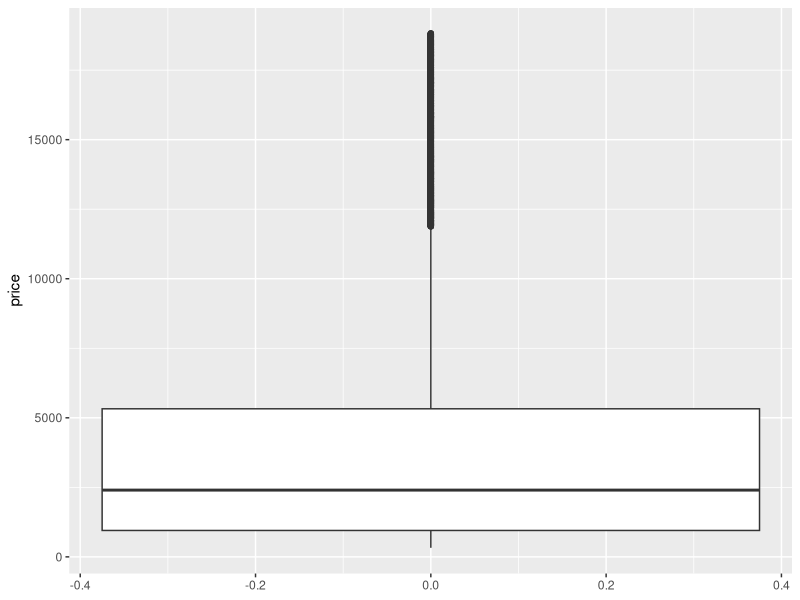
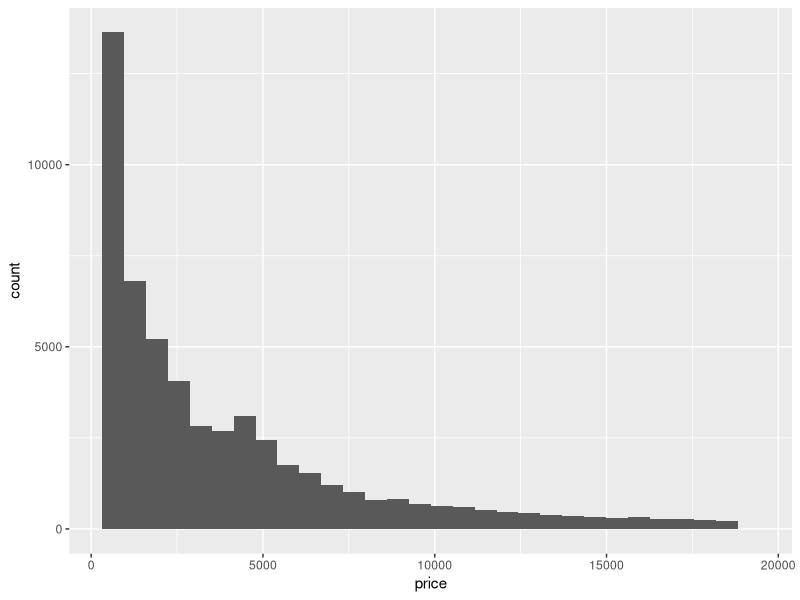
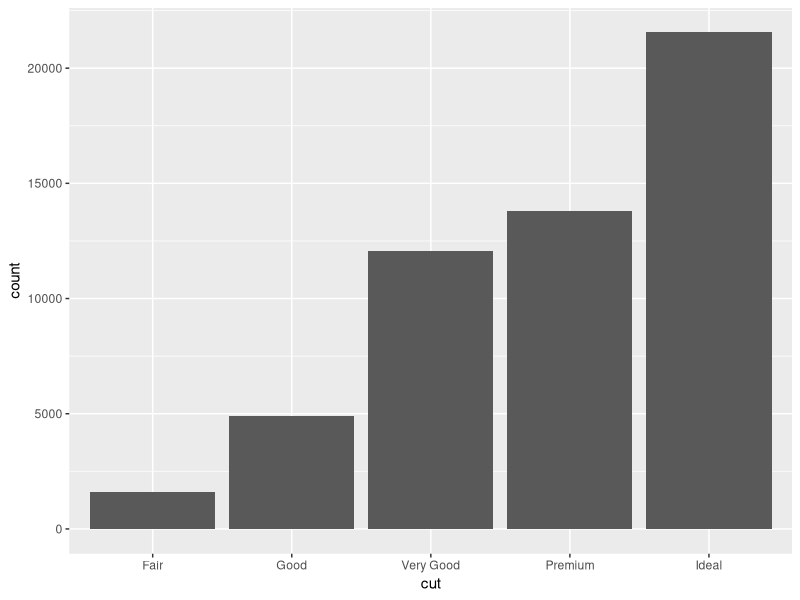
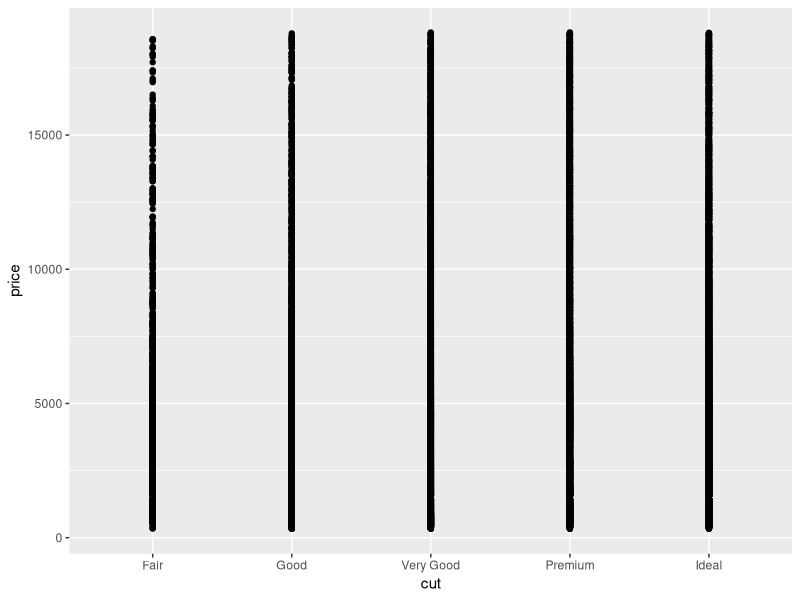
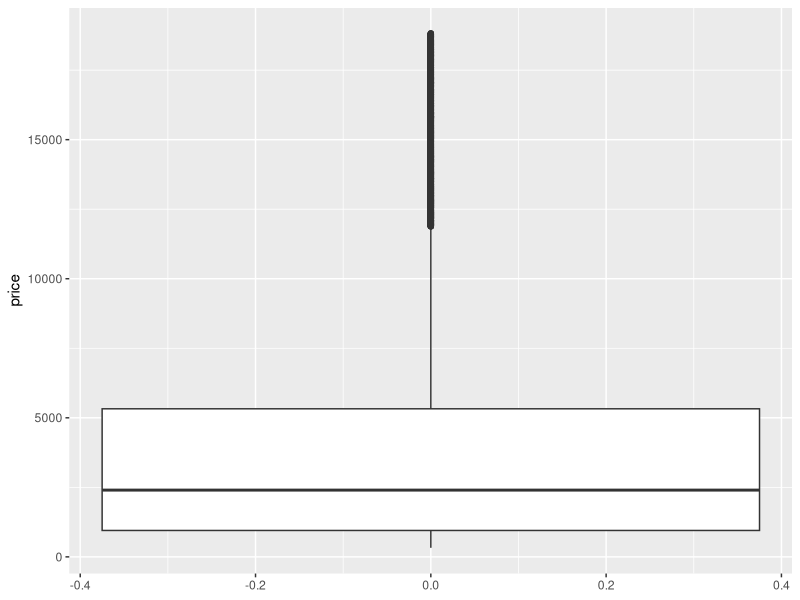
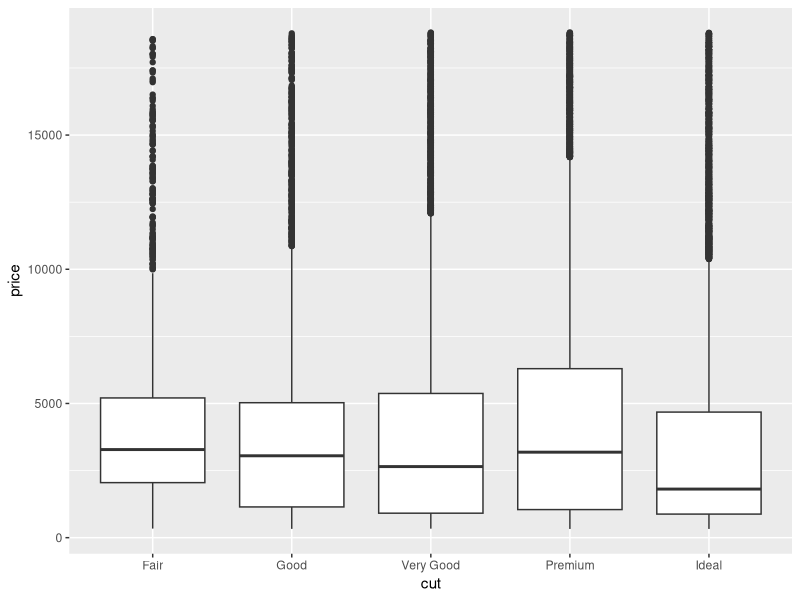
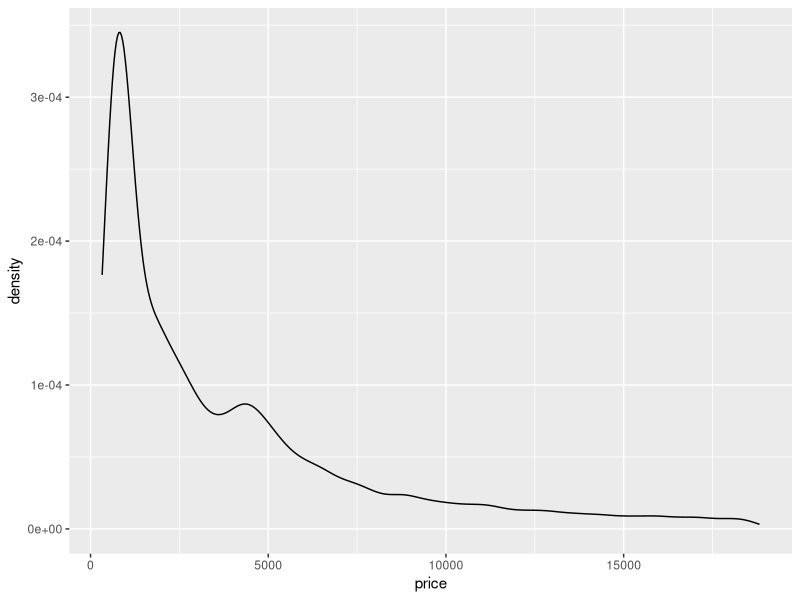
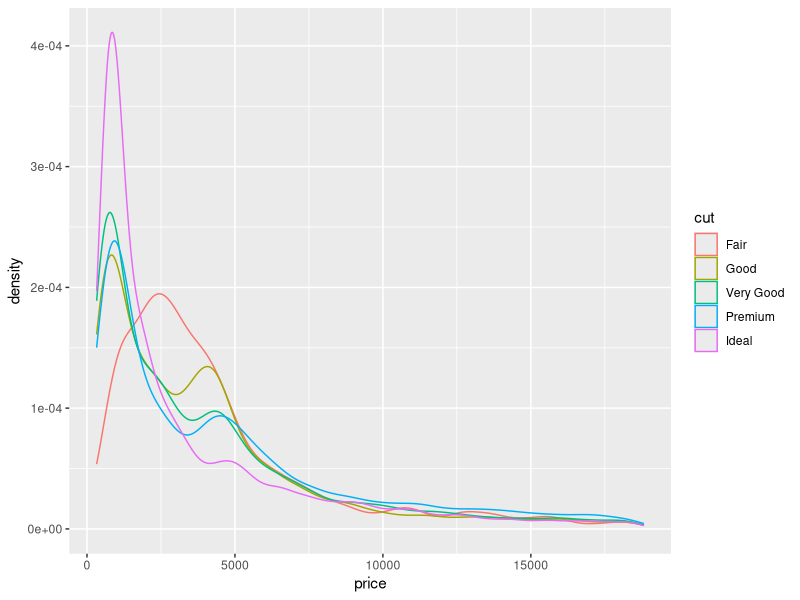

Generate these figures, in order, with R:
## ---- chunk 1
# Load packages and import data
library(ggplot2)
library(dplyr)

data(diamonds)

# A little bit of data wrangling code - let's not focus on this for now
diamonds <- diamonds %>% 
    mutate(
        cut = factor(cut, ordered = FALSE),
        color = factor(color, ordered = FALSE),
        clarity = factor(clarity, ordered = FALSE)
    )
## ---- chunk 2
dim(diamonds)

head(diamonds)

diamonds %>%
  ggplot(aes(y = price)) +
  geom_boxplot()

diamonds %>%
  ggplot(aes(x = price)) +
  geom_histogram()

diamonds %>%
  ggplot(aes(x = cut)) +
  geom_bar()
## ---- chunk 3
# Try a scatterplot
ggplot(diamonds, aes(y = price, x = cut)) + 
    geom_point()
## ---- chunk 4
# Univariate boxplot
ggplot(diamonds, aes(y = price)) + 
    geom_boxplot()
## ---- chunk 5
# ???
ggplot(diamonds, aes(y = price, x = cut)) + 
    geom_boxplot()
## ---- chunk 6
# Univariate density plot
ggplot(diamonds, aes(x = price)) + 
    geom_density()
## ---- chunk 7
# ???
ggplot(diamonds, aes(x = price, color = cut)) + 
    geom_density()
## ---- chunk 8
# Univariate histogram
ggplot(diamonds, aes(x = price)) + 
    geom_histogram()
## ---- chunk 9
# ???
ggplot(diamonds, aes(x = price)) + 
    geom_histogram() + 
    facet_wrap(~ cut)
## ---- chunk 10
# Your solution
diamonds %>% 
    summarise(mean(price))
## ---- chunk 11
# Your solution

diamonds %>% 
    group_by(cut) %>% 
    summarise(mean(price))
## ---- chunk 12
# Your solution
diamonds <- diamonds %>%
  mutate(cutFair = ifelse(cut == "Fair", 1, 0))
diamonds
## ---- chunk 13
diamonds %>% 
    group_by(cutFair) %>% 
    summarize(mean(price))
## ---- chunk 14
# Construct the model
diamond_mod0 <- lm(price ~ cutFair, data = diamonds)

# Summarize the model
coef(summary(diamond_mod0))
## ---- chunk 15
# Construct the model
diamond_mod <- lm(price ~ cut, data = diamonds)

# Summarize the model
coef(summary(diamond_mod))
